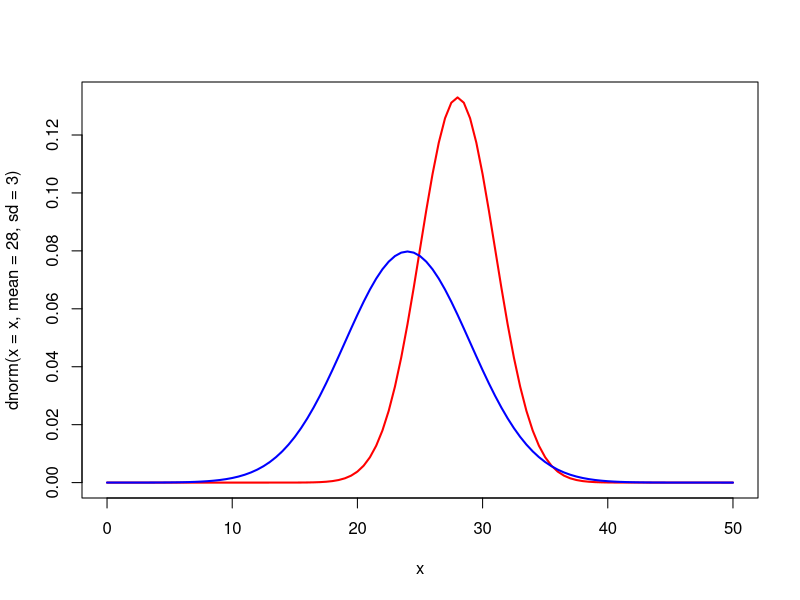

R code for this plot:
#clase 2024-05-29

#ejercicio para modelo continuo - normal

#X1 Normal de media 28°C y sd de 3°C
#X2 Normal de media 24°C y sd de 5°C


x=seq(0,50,0.5)
plot(x,dnorm( x = x, mean=28,sd=3),type="l",lwd=2, col="red") #region 1
lines(x, dnorm( x = x, mean = 24, sd = 5) , type = "l" , lwd = 2, col = "blue") #region 2

pnorm(0,mean = 4 , sd = 5.83)
pnorm(-0.69, 0,1)
